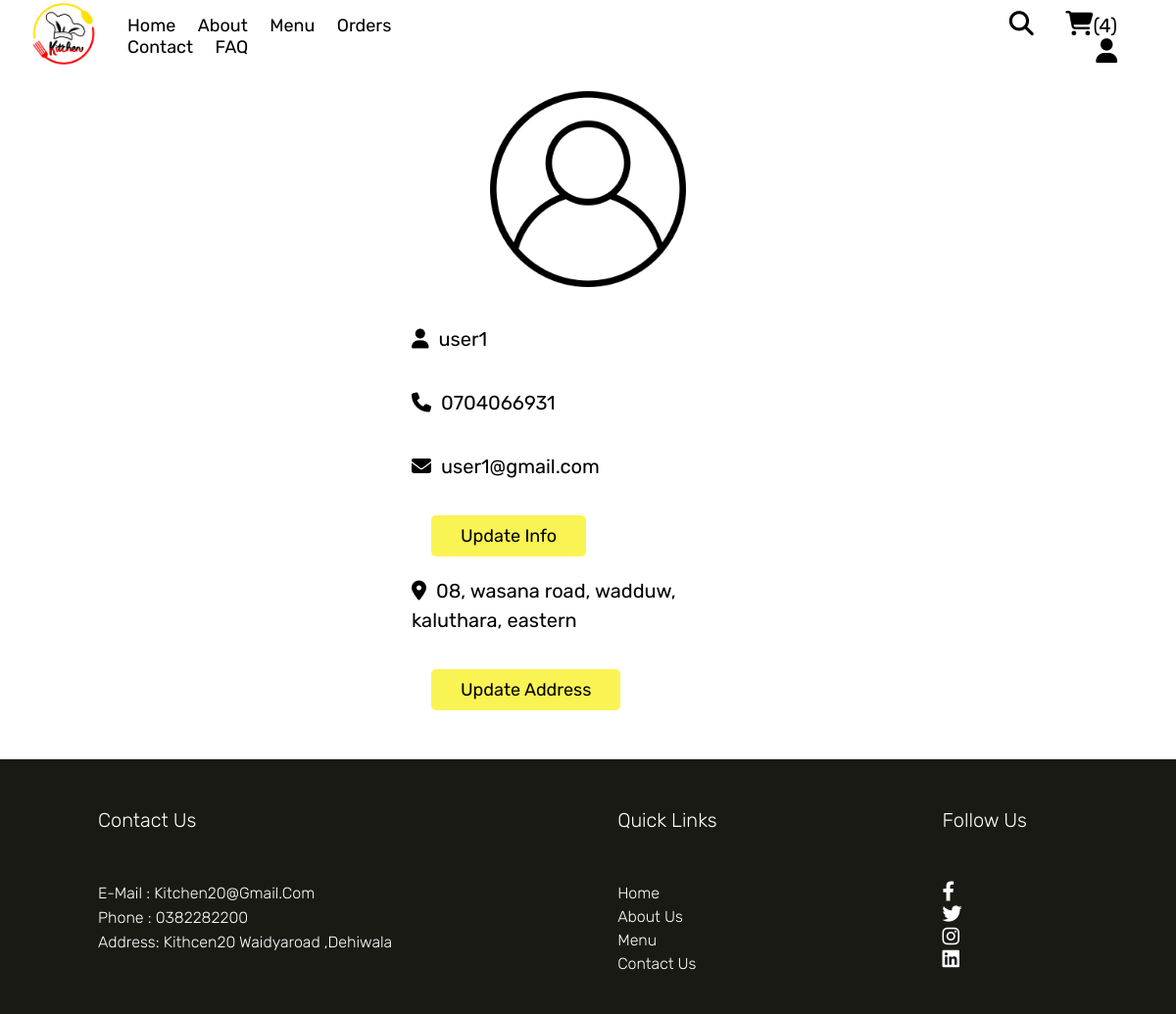
The app's page /profile.php (signed in) with its own data.
### tables this page shows
CREATE TABLE IF NOT EXISTS `users` (
  `id` int NOT NULL AUTO_INCREMENT,
  `name` varchar(20) NOT NULL,
  `email` varchar(50) NOT NULL,
  `number` varchar(10) NOT NULL,
  `password` varchar(50) NOT NULL,
  `address` varchar(500) NOT NULL,
  PRIMARY KEY (`id`)
);

### profile.php (the view, shortened to what this page needs)
<?php
include 'component/connect.php';
?>
<!DOCTYPE html>
<html lang="en">
<head>
   <link rel="stylesheet" href="https://cdnjs.cloudflare.com/ajax/libs/font-awesome/6.1.1/css/all.min.css">
   <link rel="stylesheet" href="css/style.css">
</head>
<body>
<?php include 'component/user_header.php'; ?>
<section class="user-details">
   <div class="user">
      <img src="images/user-icon.png" alt="">
      <p><i class="fas fa-user"></i><span><span><?= $fetch_profile['name']; ?></span></span></p>
      <p><i class="fas fa-phone"></i><span><?= $fetch_profile['number']; ?></span></p>
      <p><i class="fas fa-envelope"></i><span><?= $fetch_profile['email']; ?></span></p>
      <a href="update_profile.php" class="btn">update info</a>
      <p class="address"><i class="fas fa-map-marker-alt"></i><span><?php if($fetch_profile['address'] == '')
      {echo 'please enter your address';}else{echo $fetch_profile['address'];} ?></span></p>
      <a href="update_address.php" class="btn"> update address</a>
   </div>
</section>
<?php include 'component/footer.php'; ?>
</body>
</html>

### css/style.css (style rules this page uses)
* { font-family:'Rubik',sans-serif; margin:0; padding:0; box-sizing:border-box; outline:none; border:none; text-decoration:none; }
html { font-size:62.5%; scroll-behavior:smooth; stop-opacity:7rem; }
.btn, .delete-btn { margin-top:1rem; display: inline-block; font-size:1rem; padding:1rem 3rem; cursor: pointer; text-transform: capitalize; transition: .2 linear; }
.btn { background-color:#F9F453; color:black; border-radius:5px; font-size:1.8rem; margin-right:3rem; margin-left: 2rem; }
.user-details .user { border: 1px solid black; padding:2rem; width:40rem; height: auto; margin:0 auto; margin-top:4rem; margin-bottom:4rem; }
.user-details .user img { width: 100%; height:15rem; object-fit: contain; margin-bottom: 1rem; }
.user-details .user p { margin:1.5rem 0; line-height:1rem; font-size:1.5rem; color:black; }
.user-details .user p i { color: lightslategray; margin-right:1rem; }
.user-details .user p span { color:black; }
.user-details .user { max-width: 50rem; margin:0 auto; border:var(--border); padding:2rem; }
.user-details .user img { width: 100%; height: 20rem; object-fit: contain; margin-bottom: 1rem; }
.user-details .user p { padding:1rem 0; line-height: 1.5; font-size: 2rem; }
.user-details .user p span { color:var(--black); }
.user-details .user p i { margin-right: 1rem; color:var(--light-color); }
.user-details .user .address { margin-top: 1rem; }

### records on screen
users: name "user1", number "0704066931", email "user1@gmail.com", address "08, wasana road, wadduw, kaluthara, eastern"

### other values on screen
$total_cart_items "4"
